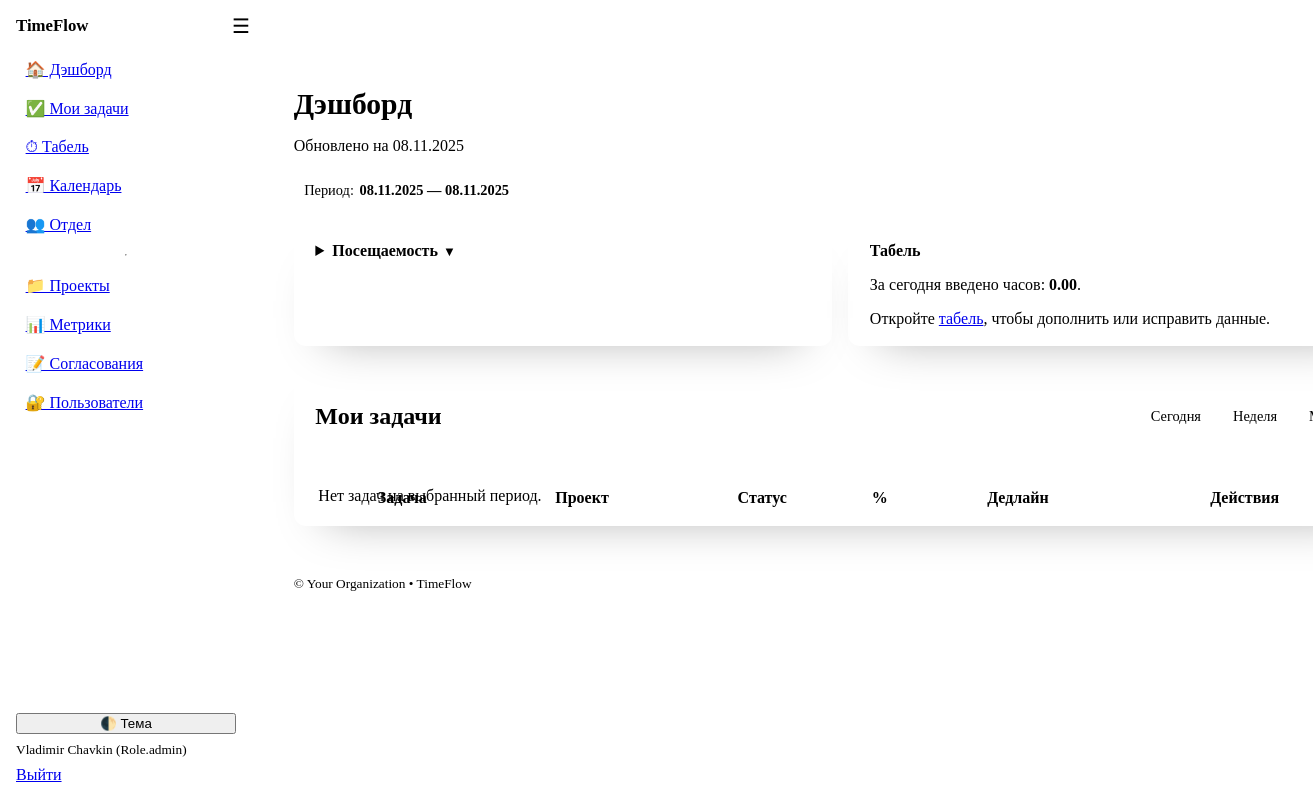
The page /dashboard (signed in) on the database as committed earlier.
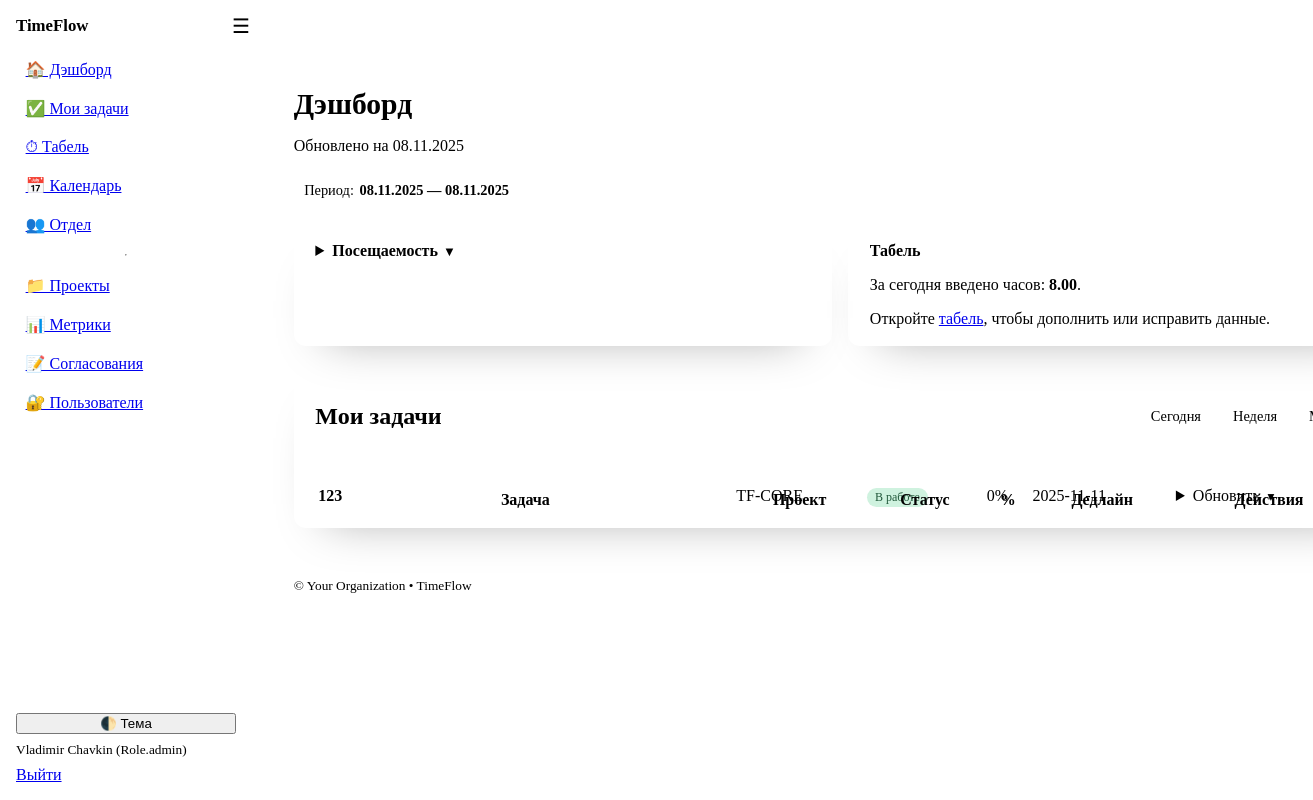
The same page on the database as committed later.
### models.py (models this page shows)
class Task(Base):
    __tablename__ = "tasks"
    id: Mapped[int] = mapped_column(Integer, primary_key=True)
    title: Mapped[str] = mapped_column(String(200))
    description: Mapped[str] = mapped_column(Text, default="")
    status: Mapped[TaskStatus] = mapped_column(Enum(TaskStatus), default=TaskStatus.in_progress)
    priority: Mapped[Priority] = mapped_column(Enum(Priority), default=Priority.medium)
    percent_complete: Mapped[int] = mapped_column(Integer, default=0)
    start_date: Mapped[dt.date | None] = mapped_column(Date, nullable=True)
    due_date: Mapped[dt.date | None] = mapped_column(Date, nullable=True)
    project_id: Mapped[int | None] = mapped_column(ForeignKey("projects.id"))
    assignee_id: Mapped[int] = mapped_column(ForeignKey("users.id"))
    created_by_id: Mapped[int] = mapped_column(ForeignKey("users.id"))
    created_at: Mapped[dt.datetime] = mapped_column(DateTime, default=dt.datetime.utcnow)
    project: Mapped["Project"] = relationship("Project", back_populates="tasks")
    assignee: Mapped["User"] = relationship(
        "User",
        back_populates="tasks",
        foreign_keys=[assignee_id],
    )
    created_by: Mapped["User"] = relationship(
        "User",
        foreign_keys=[created_by_id],
    )
    comments: Mapped[list["TaskComment"]] = relationship(back_populates="task")
    time_entries: Mapped[list["TimeEntry"]] = relationship(back_populates="task")
    approved: Mapped[bool] = mapped_column(Boolean, default=True)

class Project(Base):
    __tablename__ = "projects"
    id: Mapped[int] = mapped_column(Integer, primary_key=True)
    code: Mapped[str] = mapped_column(String(50), index=True)  # e.g., C7И**** or other code
    name: Mapped[str] = mapped_column(String(200))
    description: Mapped[str] = mapped_column(Text, default="")
    is_project: Mapped[bool] = mapped_column(Boolean, default=True)  # False = non-project bucket
    status: Mapped[str] = mapped_column(String(20), default="active")  # active/closed
    planned_hours: Mapped[float] = mapped_column(Float, default=0.0)
    owner_id: Mapped[int | None] = mapped_column(ForeignKey("users.id"))
    date_created: Mapped[dt.date] = mapped_column(Date, default=dt.date.today)
    planned_due_date: Mapped[dt.date | None] = mapped_column(Date, nullable=True)
    owner: Mapped["User"] = relationship()
    tasks: Mapped[list["Task"]] = relationship(back_populates="project")
    __table_args__ = (UniqueConstraint("code", name="uq_project_code"),)
    members: Mapped[list["ProjectMember"]] = relationship(
        backref="project", cascade="all, delete-orphan"
    )

### app.py (the view)
@app.get("/dashboard", response_class=HTMLResponse)
def dashboard(request: Request, db: Session = Depends(get_db), user: User = Depends(get_current_user), horizon: str = "today"):
    today = dt.date.today()
    start, end = today, today
    if horizon == "week":
        start = today - dt.timedelta(days=today.weekday())  # Monday
        end = start + dt.timedelta(days=6)
    elif horizon == "month":
        start = today.replace(day=1)
        next_month = (start.replace(day=28) + dt.timedelta(days=4)).replace(day=1)
        end = next_month - dt.timedelta(days=1)
    tasks = db.scalars(
        select(Task).where(Task.assignee_id == user.id).order_by(Task.priority.desc(), Task.due_date.nulls_last())
    ).all()
    att = db.scalar(select(Attendance).where(Attendance.user_id == user.id, Attendance.date == today))
    hours_logged_today = db.scalar(select(func.coalesce(func.sum(TimeEntry.hours), 0.0)).where(TimeEntry.user_id == user.id, TimeEntry.date == today)) or 0.0
    recommended_leave = None
    if att and att.check_in:
        recommended_leave = att.check_in + dt.timedelta(hours=SHIFT_HOURS)
    return templates.TemplateResponse("dashboard.html", {
        "request": request, "user": user, "tasks": tasks,
        "today": today, "start": start, "end": end,
        "attendance": att, "hours_logged_today": hours_logged_today,
        "recommended_leave": recommended_leave, "app_name": APP_NAME,
        "horizon": horizon,
    })

### templates/dashboard.html (shortened to what this page needs)
{% extends "base.html" %}
{% block content %}
  <header class="page-header">
    <div>
      <h1>Дэшборд</h1>
      <p class="muted">Обновлено на {{ today.strftime('%d.%m.%Y') }}</p>
    </div>
    <div class="range-chip" aria-live="polite">
      <span>Период:</span>
      <strong>{{ start.strftime('%d.%m.%Y') }} — {{ end.strftime('%d.%m.%Y') }}</strong>
    </div>
  </header>
  <section class="grid-two">
    <details class="surface">
      <summary>Посещаемость</summary>
    </details>
    <article class="surface">
      <header>Табель</header>
      <p>За сегодня введено часов: <strong>{{ '%.2f'|format(hours_logged_today) }}</strong>.</p>
      <p class="muted">Откройте <a href="/timesheet">табель</a>, чтобы дополнить или исправить данные.</p>
    </article>
  </section>
  <section class="surface tasks-card">
    <div class="section-head">
      <h2>Мои задачи</h2>
      <nav class="segmented" aria-label="Горизонт планирования">
        <a href="/dashboard?horizon=today" class="{% if horizon == 'today' %}active{% endif %}">Сегодня</a>
        <a href="/dashboard?horizon=week" class="{% if horizon == 'week' %}active{% endif %}">Неделя</a>
        <a href="/dashboard?horizon=month" class="{% if horizon == 'month' %}active{% endif %}">Месяц</a>
      </nav>
    </div>
    <div class="table-wrapper sticky-table">
      <table>
        <thead><tr><th>Задача</th><th>Проект</th><th>Статус</th><th>%</th><th>Дедлайн</th><th>Действия</th></tr></thead>
        <tbody>
        {% for t in tasks %}
          <tr>
            <td>
              <strong class="priority-{{ t.priority|enum_value }}">{{ t.title }}</strong><br>
            </td>
            <td>{{ t.project.code if t.project else "—" }}</td>
            <td><span class="badge status-{{ t.status|enum_value }}">{{ t.status|status_label }}</span></td>
            <td>{{ t.percent_complete }}%</td>
            <td>{{ t.due_date or "—" }}</td>
            <td>
              <details>
                <summary>Обновить</summary>
              </details>
            </td>
          </tr>
        {% endfor %}
        {% if tasks|length == 0 %}
          <tr><td colspan="6" class="muted">Нет задач на выбранный период.</td></tr>
        {% endif %}
        </tbody>
      </table>
    </div>
  </section>
{% endblock %}

Rows that differ between the two databases and show on the page:
added Task: title "123", project "TF-CORE", status|status_label "В работе", percent_complete "0", due_date "2025-11-11"
Other text that changed with them:
{{ '%.2f'|format(hours_logged_today) }}: "0.00" → "8.00"
text no longer shown: "Нет задач на выбранный период."
